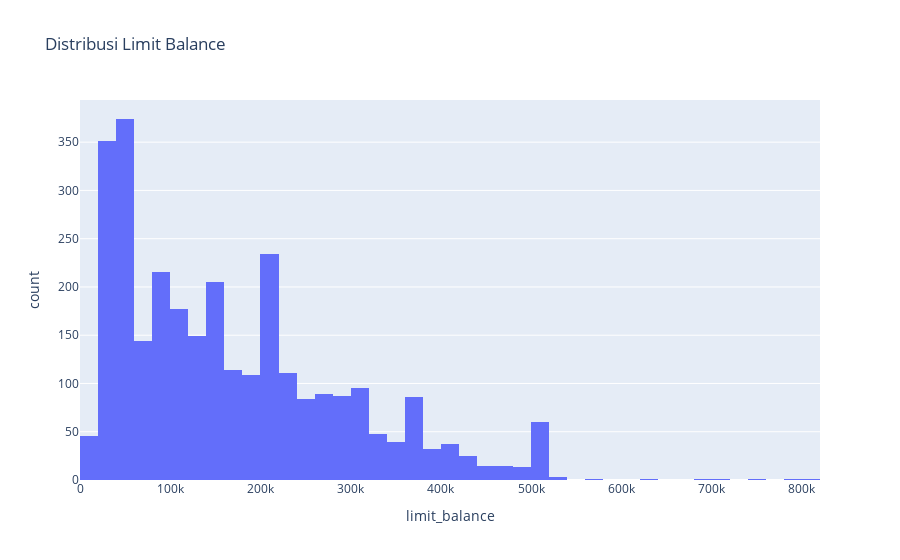

Write notebook code for a chart like this one.
### Markdown cell above
#### **persebaran Limit Balance dari pengguna kartu kredit?**

### Code cell
fig1 = px.histogram(data_cleaned, x='limit_balance',
                    title='Distribusi Limit Balance',
                    labels={'x': 'Dollar($)', 'y': 'Number of card'})
fig1.show()

### Figure 1 — Plotly figure (JSON) as saved in the notebook; plotly's stock layout.template omitted (floating-point values rounded to 4 significant figures; data arrays with more than 128 entries replaced by an {"elided": "..."} marker saying what was removed)
{"data": [{"alignmentgroup": "True", "bingroup": "x", "hovertemplate": "limit_balance=%{x}<br>count=%{y}<extra></extra>", "legendgroup": "", "marker": {"color": "#636efa", "pattern": {"shape": ""}}, "name": "", "offsetgroup": "", "orientation": "v", "showlegend": false, "type": "histogram", "x": {"elided": "2965 int values"}, "xaxis": "x", "yaxis": "y"}], "layout": {"barmode": "relative", "legend": {"tracegroupgap": 0}, "title": {"text": "Distribusi Limit Balance"}, "xaxis": {"anchor": "y", "domain": [0, 1], "title": {"text": "limit_balance"}}, "yaxis": {"anchor": "x", "domain": [0, 1], "title": {"text": "count"}}}}
